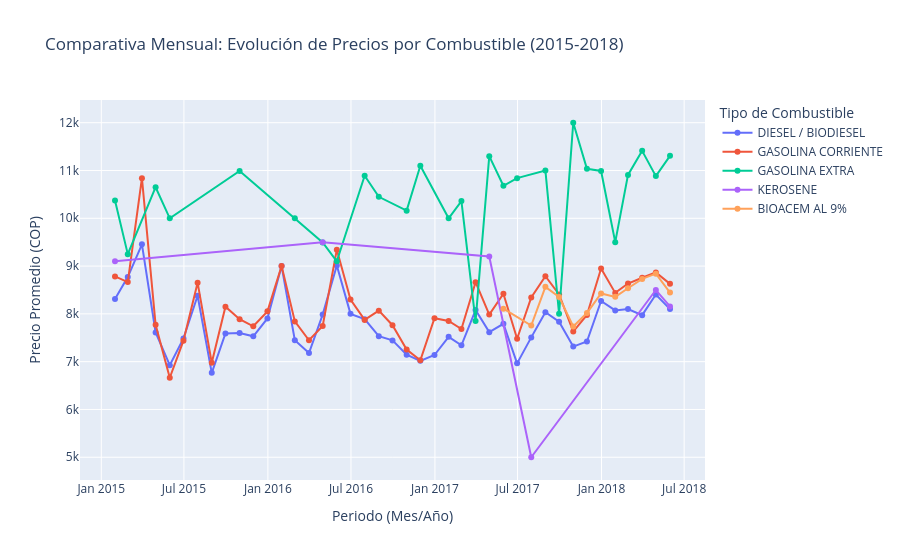

Notebook code cell kept with this figure:
### Code cell
# Evolución temporal del precio
# 1. Agrupamos por Mes y Tipo de Producto para limpiar la tendencia
precio_final = data.set_index('fecha').groupby([pd.Grouper(freq='M'), 'producto_simplificado'])['precio'].mean().reset_index()

# 2. Creamos la gráfica comparativa
# Una línea por cada combustible
fig4 = px.line(precio_final, x='fecha',y='precio',color='producto_simplificado', title="Comparativa Mensual: Evolución de Precios por Combustible (2015-2018)",markers=True)

# 3. Ajustamos el diseño para que sea profesional
fig4.update_layout(xaxis_title="Periodo (Mes/Año)",yaxis_title="Precio Promedio (COP)",legend_title="Tipo de Combustible",hovermode="x unified" # Para ver todos los precios al pasar el mouse por una fecha
)

### Figure 1 — Plotly figure (JSON) as saved in the notebook; plotly's stock layout.template omitted (floating-point values rounded to 4 significant figures)
{"data": [{"hovertemplate": "producto_simplificado=DIESEL / BIODIESEL<br>fecha=%{x}<br>precio=%{y}<extra></extra>", "legendgroup": "DIESEL / BIODIESEL", "line": {"color": "#636efa", "dash": "solid"}, "marker": {"symbol": "circle"}, "mode": "lines+markers", "name": "DIESEL / BIODIESEL", "orientation": "v", "showlegend": true, "type": "scatter", "x": ["2015-01-31T00:00:00", "2015-02-28T00:00:00", "2015-03-31T00:00:00", "2015-04-30T00:00:00", "2015-05-31T00:00:00", "2015-06-30T00:00:00", "2015-07-31T00:00:00", "2015-08-31T00:00:00", "2015-09-30T00:00:00", "2015-10-31T00:00:00", "2015-11-30T00:00:00", "2015-12-31T00:00:00", "2016-01-31T00:00:00", "2016-02-29T00:00:00", "2016-03-31T00:00:00", "2016-04-30T00:00:00", "2016-05-31T00:00:00", "2016-06-30T00:00:00", "2016-07-31T00:00:00", "2016-08-31T00:00:00", "2016-09-30T00:00:00", "2016-10-31T00:00:00", "2016-11-30T00:00:00", "2016-12-31T00:00:00", "2017-01-31T00:00:00", "2017-02-28T00:00:00", "2017-03-31T00:00:00", "2017-04-30T00:00:00", "2017-05-31T00:00:00", "2017-06-30T00:00:00", "2017-07-31T00:00:00", "2017-08-31T00:00:00", "2017-09-30T00:00:00", "2017-10-31T00:00:00", "2017-11-30T00:00:00", "2017-12-31T00:00:00", "2018-01-31T00:00:00", "2018-02-28T00:00:00", "2018-03-31T00:00:00", "2018-04-30T00:00:00", "2018-05-31T00:00:00"], "xaxis": "x", "y": [8311, 8771.0, 9454.0, 7612.0, 6927.0, 7487.0, 8380, 6766.0, 7588.0, 7600, 7530, 7904.0, 9000, 7447, 7182, 7985, 9012, 8000, 7890, 7532.0, 7445, 7146.0, 7017, 7138.0, 7520.0, 7344.0, 8080.0, 7618.0, 7793.0, 6964.0, 7508.0, 8034.0, 7835.0, 7316.0, 7422.0, 8269.0, 8072.0, 8102.0, 7973.0, 8406.0, 8100.0], "yaxis": "y"}, {"hovertemplate": "producto_simplificado=GASOLINA CORRIENTE<br>fecha=%{x}<br>precio=%{y}<extra></extra>", "legendgroup": "GASOLINA CORRIENTE", "line": {"color": "#EF553B", "dash": "solid"}, "marker": {"symbol": "circle"}, "mode": "lines+markers", "name": "GASOLINA CORRIENTE", "orientation": "v", "showlegend": true, "type": "scatter", "x": ["2015-01-31T00:00:00", "2015-02-28T00:00:00", "2015-03-31T00:00:00", "2015-04-30T00:00:00", "2015-05-31T00:00:00", "2015-06-30T00:00:00", "2015-07-31T00:00:00", "2015-08-31T00:00:00", "2015-09-30T00:00:00", "2015-10-31T00:00:00", "2015-11-30T00:00:00", "2015-12-31T00:00:00", "2016-01-31T00:00:00", "2016-02-29T00:00:00", "2016-03-31T00:00:00", "2016-04-30T00:00:00", "2016-05-31T00:00:00", "2016-06-30T00:00:00", "2016-07-31T00:00:00", "2016-08-31T00:00:00", "2016-09-30T00:00:00", "2016-10-31T00:00:00", "2016-11-30T00:00:00", "2016-12-31T00:00:00", "2017-01-31T00:00:00", "2017-02-28T00:00:00", "2017-03-31T00:00:00", "2017-04-30T00:00:00", "2017-05-31T00:00:00", "2017-06-30T00:00:00", "2017-07-31T00:00:00", "2017-08-31T00:00:00", "2017-09-30T00:00:00", "2017-10-31T00:00:00", "2017-11-30T00:00:00", "2017-12-31T00:00:00", "2018-01-31T00:00:00", "2018-02-28T00:00:00", "2018-03-31T00:00:00", "2018-04-30T00:00:00", "2018-05-31T00:00:00"], "xaxis": "x", "y": [8783, 8666.0, 10840.0, 7772.0, 6663, 7440, 8653.0, 6975.0, 8151.0, 7890, 7740, 8052.0, 9000, 7843.0, 7448, 7746.0, 9343, 8300, 7873.0, 8068.0, 7762.0, 7255.0, 7029.0, 7910, 7852.0, 7682.0, 8663.0, 7984.0, 8420, 7480.0, 8343.0, 8787.0, 8407.0, 7630.0, 7978.0, 8950.0, 8439.0, 8635.0, 8755.0, 8867.0, 8628.0], "yaxis": "y"}, {"hovertemplate": "producto_simplificado=GASOLINA EXTRA<br>fecha=%{x}<br>precio=%{y}<extra></extra>", "legendgroup": "GASOLINA EXTRA", "line": {"color": "#00cc96", "dash": "solid"}, "marker": {"symbol": "circle"}, "mode": "lines+markers", "name": "GASOLINA EXTRA", "orientation": "v", "showlegend": true, "type": "scatter", "x": ["2015-01-31T00:00:00", "2015-02-28T00:00:00", "2015-04-30T00:00:00", "2015-05-31T00:00:00", "2015-10-31T00:00:00", "2016-02-29T00:00:00", "2016-04-30T00:00:00", "2016-05-31T00:00:00", "2016-07-31T00:00:00", "2016-08-31T00:00:00", "2016-10-31T00:00:00", "2016-11-30T00:00:00", "2017-01-31T00:00:00", "2017-02-28T00:00:00", "2017-03-31T00:00:00", "2017-04-30T00:00:00", "2017-05-31T00:00:00", "2017-06-30T00:00:00", "2017-08-31T00:00:00", "2017-09-30T00:00:00", "2017-10-31T00:00:00", "2017-11-30T00:00:00", "2017-12-31T00:00:00", "2018-01-31T00:00:00", "2018-02-28T00:00:00", "2018-03-31T00:00:00", "2018-04-30T00:00:00", "2018-05-31T00:00:00"], "xaxis": "x", "y": [10370, 9250, 10650, 10000, 10990, 10000, 9495, 9100, 10890, 10450, 10160, 11100, 10000, 10360.0, 7850, 11300, 10680, 10840, 10999, 8000, 11999, 11035, 10990, 9500, 10910.0, 11410.0, 10880.0, 11310.0], "yaxis": "y"}, {"hovertemplate": "producto_simplificado=KEROSENE<br>fecha=%{x}<br>precio=%{y}<extra></extra>", "legendgroup": "KEROSENE", "line": {"color": "#ab63fa", "dash": "solid"}, "marker": {"symbol": "circle"}, "mode": "lines+markers", "name": "KEROSENE", "orientation": "v", "showlegend": true, "type": "scatter", "x": ["2015-01-31T00:00:00", "2016-04-30T00:00:00", "2017-04-30T00:00:00", "2017-07-31T00:00:00", "2018-04-30T00:00:00", "2018-05-31T00:00:00"], "xaxis": "x", "y": [9100, 9500, 9200, 5000, 8500, 8156], "yaxis": "y"}, {"hovertemplate": "producto_simplificado=BIOACEM AL 9%<br>fecha=%{x}<br>precio=%{y}<extra></extra>", "legendgroup": "BIOACEM AL 9%", "line": {"color": "#FFA15A", "dash": "solid"}, "marker": {"symbol": "circle"}, "mode": "lines+markers", "name": "BIOACEM AL 9%", "orientation": "v", "showlegend": true, "type": "scatter", "x": ["2017-05-31T00:00:00", "2017-07-31T00:00:00", "2017-08-31T00:00:00", "2017-09-30T00:00:00", "2017-10-31T00:00:00", "2017-11-30T00:00:00", "2017-12-31T00:00:00", "2018-01-31T00:00:00", "2018-02-28T00:00:00", "2018-03-31T00:00:00", "2018-04-30T00:00:00", "2018-05-31T00:00:00"], "xaxis": "x", "y": [8108.0, 7754.0, 8566.0, 8354.0, 7736.0, 8016.0, 8427.0, 8356, 8536.0, 8732, 8841.0, 8446.0], "yaxis": "y"}], "layout": {"hovermode": "x unified", "legend": {"title": {"text": "Tipo de Combustible"}, "tracegroupgap": 0}, "title": {"text": "Comparativa Mensual: Evolución de Precios por Combustible (2015-2018)"}, "xaxis": {"anchor": "y", "domain": [0, 1], "title": {"text": "Periodo (Mes/Año)"}}, "yaxis": {"anchor": "x", "domain": [0, 1], "title": {"text": "Precio Promedio (COP)"}}}}
